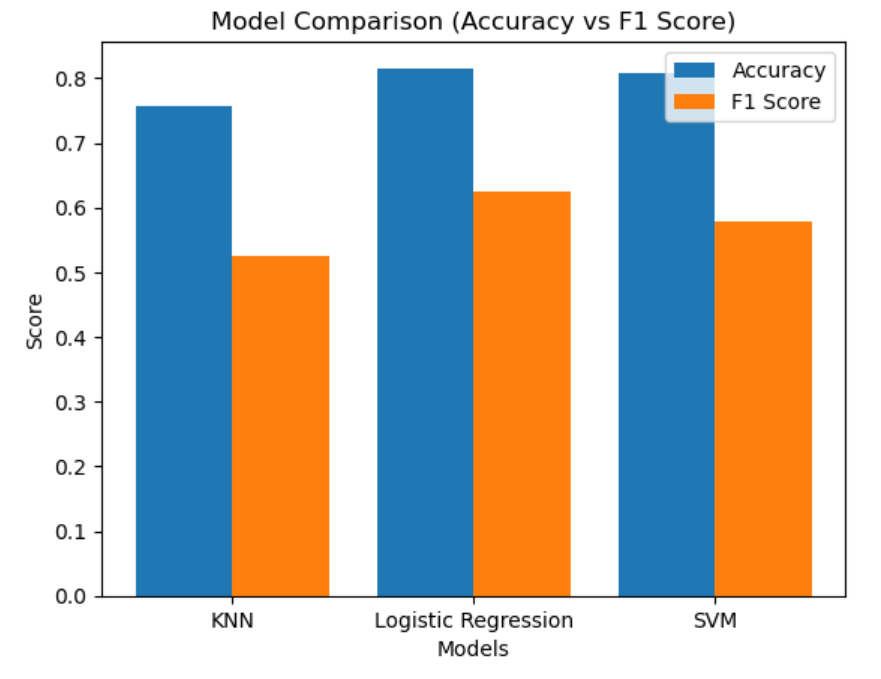
#> input picture Mini projects/cv project/samples/test.jpg, 881 x 679 px
$ python -i preprocess.py   (imports and definitions only)
#> lines starting #> are read from the running program, lines starting #| are printed output that depends on the picture; after the words box and inside, x2 and y2 are one past the last pixel; in counts of white or black regions, pixels touching at a corner belong together
import cv2
import numpy as np

def to_gray(image):
    """Convert BGR image to single-channel grayscale."""
    return cv2.cvtColor(image, cv2.COLOR_BGR2GRAY)

def blur_image(gray, method: str = 'gaussian', ksize: int = 5):
    """Blur a grayscale image to reduce noise.
    Args:
        gray   — single-channel uint8 image
        method — 'gaussian' | 'median' | 'bilateral'
        ksize  — kernel size (must be odd for gaussian/median)
    Returns: blurred grayscale image (uint8)"""
    ksize = ksize if ksize % 2 == 1 else ksize + 1  # enforce odd
    if method == 'gaussian':
        return cv2.GaussianBlur(gray, (ksize, ksize), 0)
    elif method == 'median':
        return cv2.medianBlur(gray, ksize)
    elif method == 'bilateral':
        return cv2.bilateralFilter(gray, ksize, 75, 75)
    else:
        raise ValueError(f'Unknown method: {method}')

def detect_edges(blurred, low: int = 50, high: int = 150):
    """Run Canny edge detection.
    Args:
        blurred — blurred grayscale image
        low     — lower hysteresis threshold (weak edges)
        high    — upper hysteresis threshold (strong edges)
    Returns: binary edge map (uint8, 0 or 255)"""
    return cv2.Canny(blurred, low, high)

def compare_blurs(gray, output_path: str = 'debug_blurs.jpg') -> None:
    """Save a 3-panel image comparing Gaussian, Median, and Bilateral blur."""
    results = []
    for method in ('gaussian', 'median', 'bilateral'):
        blurred = blur_image(gray, method, ksize=5)
        edges   = detect_edges(blurred)
        panel   = cv2.cvtColor(edges, cv2.COLOR_GRAY2BGR)
        # label
        cv2.putText(panel, method.capitalize(), (10, 30),
                    cv2.FONT_HERSHEY_SIMPLEX, 1.0, (0, 200, 0), 2)
        results.append(panel)
    combined = np.hstack(results)
    cv2.imwrite(output_path, combined)
    print(f'Saved blur comparison: {output_path}')

>>> import cv2
>>> picture = cv2.imread('../samples/test.jpg', cv2.IMREAD_GRAYSCALE)
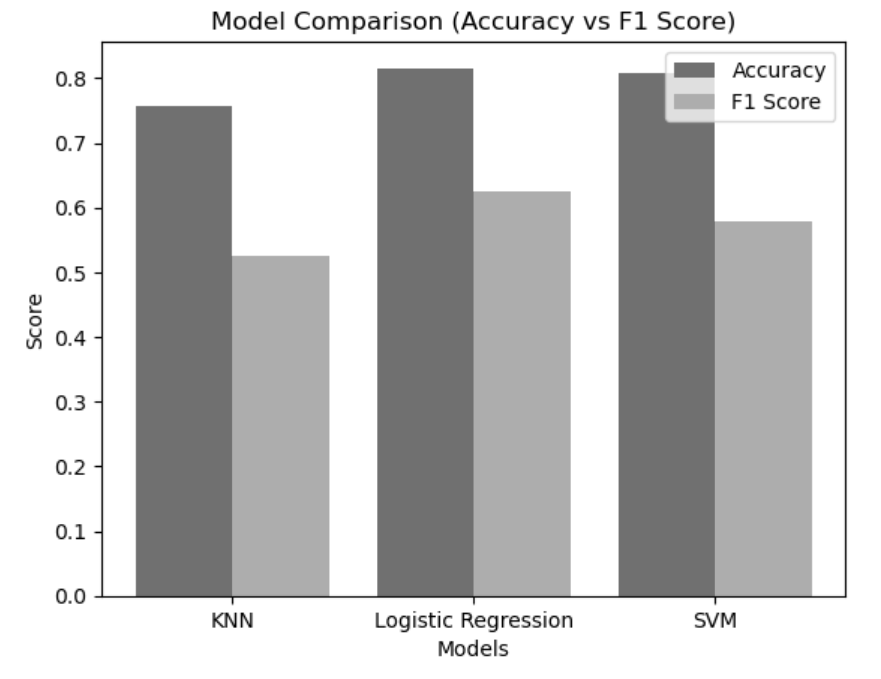
#> picture: shape (679, 881); min 0, max 255, mean 200.3
>>> result = compare_blurs(picture)
#> the loop in compare_blurs, `for method in ('gaussian', 'median', 'bilateral'):` made 3 passes
#> pass 1, in compare_blurs, `edges   = detect_edges(blurred)`:
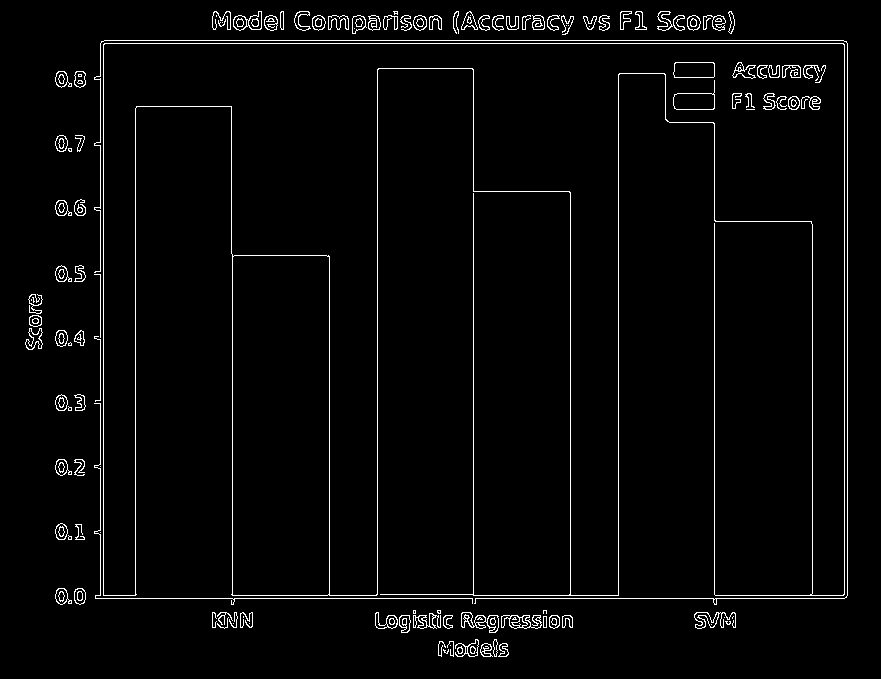
#> edges: shape (679, 881); 2.9% white in thin lines or dots, all inside (x1, y1, x2, y2) = (25, 11, 848, 657)
#> pass 2, in compare_blurs, `blurred = blur_image(gray, method, ksize=5)`:
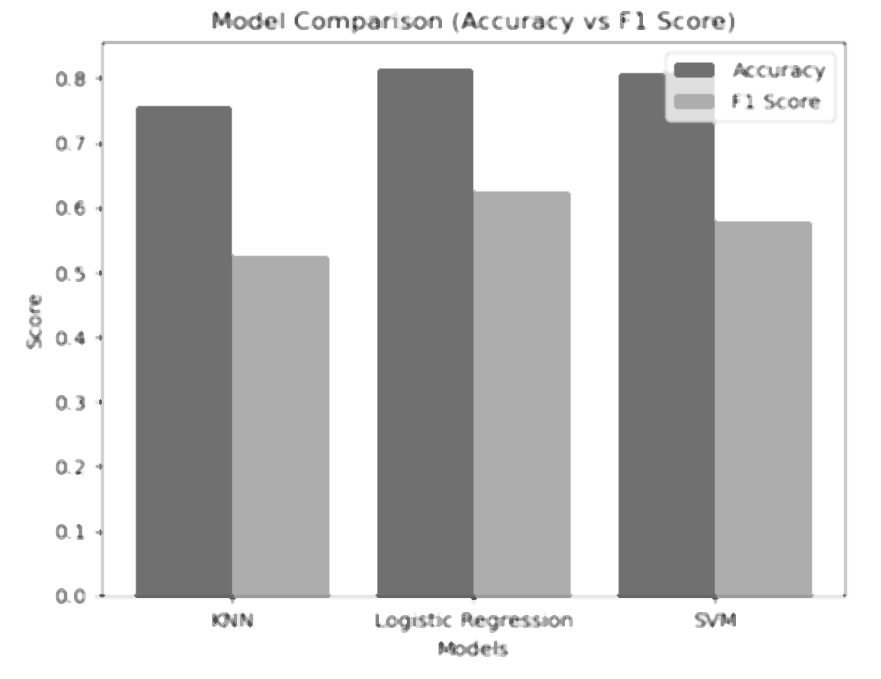
#> blurred: shape (679, 881); min 48, max 255, mean 202
#> after the loop in compare_blurs, `for method in ('gaussian', 'median', 'bilateral'):`:
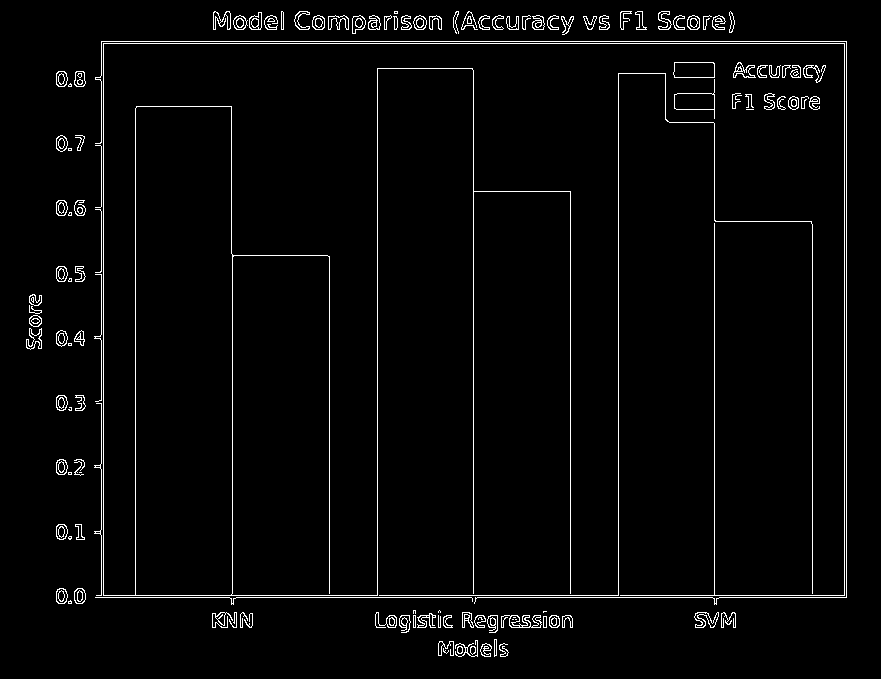
#> edges: shape (679, 881); 2.9% white in thin lines or dots, all inside (x1, y1, x2, y2) = (26, 11, 847, 657)
#> after the loop in compare_blurs, `for method in ('gaussian', 'median', 'bilateral'):`: results = 3 items
#> in compare_blurs, `combined = np.hstack(results)`:
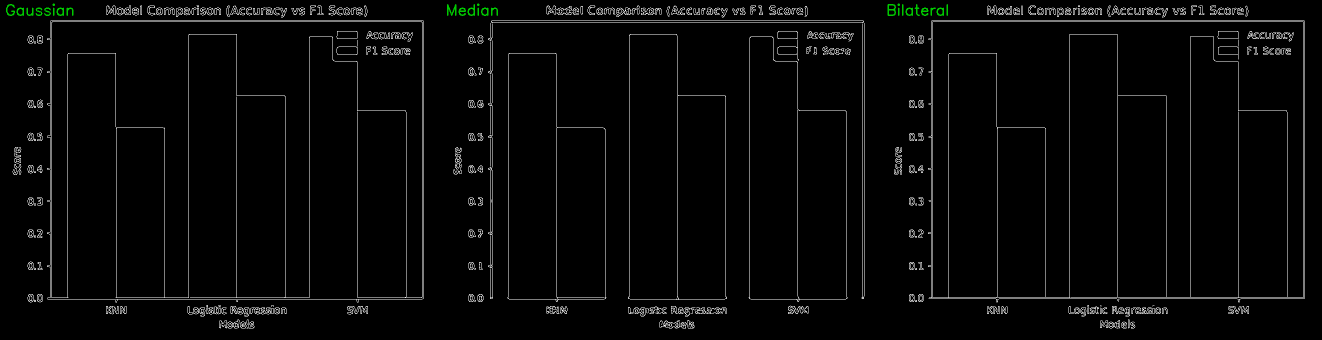
#> combined: shape (679, 2643, 3) (shown at 1/2 size); mean of channels 0, 1, 2 7.2, 7.5, 7.2; drawn as B, G, R
